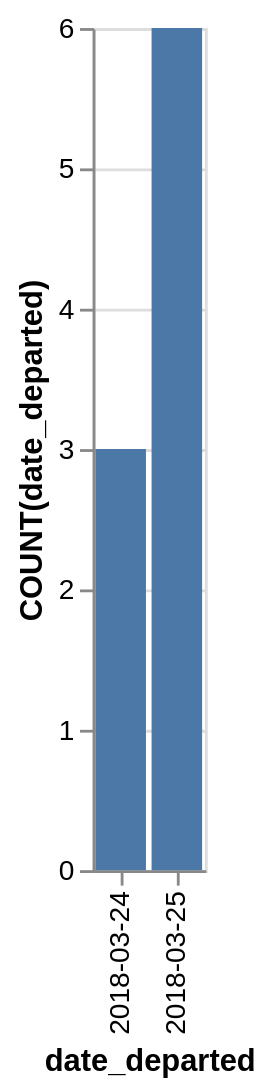

This figure's Vega-Lite source:
### Vega-Lite specification from a JSON file in a GitHub repository (floating-point values rounded to 4 significant figures)
{"data": {"values": [{"x_data": "2018-03-24", "y_data": 3}, {"x_data": "2018-03-25", "y_data": 6}]}, "mark": "bar", "encoding": {"x": {"field": "x_data", "type": "nominal", "title": "date_departed", "sort": {"op": "sum", "field": "y_data", "order": "ascending"}}, "y": {"field": "y_data", "type": "quantitative", "title": "COUNT(date_departed)"}}}
